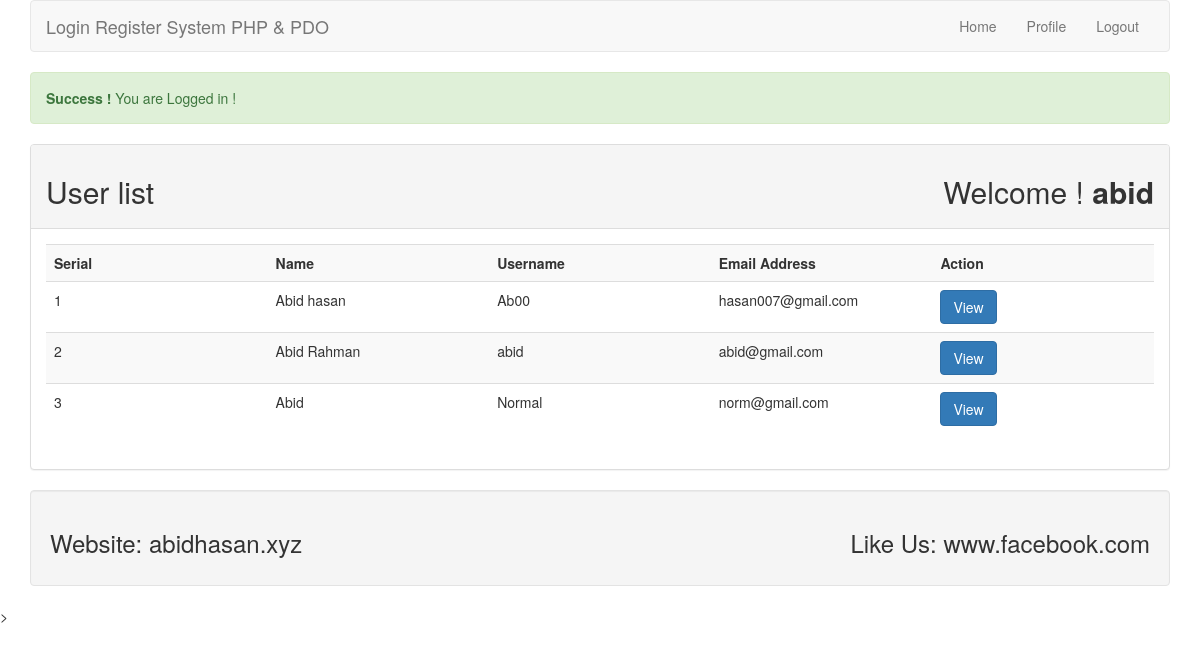
/ooplr/index.php (signed in), run on the app's committed database.
### tables this page shows
CREATE TABLE `tbl_user` (
  `id` int(11) NOT NULL,
  `name` varchar(255) NOT NULL,
  `username` varchar(255) NOT NULL,
  `email` varchar(255) NOT NULL,
  `password` varchar(255) NOT NULL
);

### ooplr/lib/Session.php (called while the page is built, shortened)
<?php
class Session {
    public static function get ($key){
    	if (isset($_SESSION[$key])) {
    		return $_SESSION[$key];
    	}else{
    		return false;
    	}
    }
}
?>

### ooplr/lib/User.php (called while the page is built, shortened)
<?php
	include_once 'Session.php';
	include 'Database.php';
class User{
	private $db;
	public function __construct(){
	     $this->db = new Database();
	}
     public function getUserData(){
        $sql = "SELECT * FROM tbl_user ORDER BY id DESC";
		$query = $this->db->pdo->prepare($sql);
		$query->execute();
		$result = $query->fetchAll();
		return $result;
     }
}
?>

### ooplr/lib/Database.php (called while the page is built)
<?php
class Database
{
	private $hostdb = "localhost";
	private $userdb = "root";
	private $passdb = "";
	private $namedb = "db_lr";
    public $pdo;
	public function __construct()
	{
		if (!isset($this->pdo)) {
			try{
				$link = new PDO("mysql:host=".$this->hostdb.";dbname=".$this->namedb, $this->userdb, $this->passdb);
				$link->setAttribute(PDO::ATTR_ERRMODE, PDO::ERRMODE_EXCEPTION);
				$link->exec("SET CHARACTER SET utf8");
				$this->pdo = $link;
			}catch(PDOException $e){
               die("Failed to connect with Database".$e->getMessage());
			}
		}
	}
}
?>

### ooplr/index.php (the view, shortened to what this page needs)
<?php
include 'lib/User.php';
include 'inc/header.php';
?>
<?php
$loginmsg = Session::get("loginmsg");
if (isset($loginmsg)) {
  echo $loginmsg;
}
?>
  	<div class="panel panel-default">
  		<div class="panel-heading">
  			<h2>User list<span class="pull-right">
  		        Welcome !
  				<strong><?php
          $name = Session::get("username");
          if (isset($name)) {
            echo $name;
          }
          ?>
          </strong>
  			</span></h2>
  		</div>
  		<div class="panel-body">
  			<table class="table table-striped">
  				<th width="20%">Serial</th>
  				<th width="20%">Name</th>
  				<th width="20%">Username</th>
  				<th width="20%">Email Address</th>
  				<th width="20%">Action</th>
<?php
    $user = new User();
    $userdata = $user->getUserData();
    if ($userdata) {
      $i = 0;
      foreach ($userdata as $sdata) {
        $i++;
?>
  				<tr>
  					<td><?php echo $i; ?></td>
  					<td><?php echo $sdata['name']; ?></td>
  					<td><?php echo $sdata['username']; ?></td>
  					<td><?php echo $sdata['email']; ?></td>
  					<td>
  						<a class="btn btn-primary" href="profile.php?id=<?php echo $sdata['id']; ?>">View</a>
  					</td>
  				</tr>
<?php } }else{ ?>
  <tr><td colspan="5"><h2>No user data found...</h2></td></tr>
<?php  }?>
  			</table>
  		</div>
  	</div>
<?php
include 'inc/footer.php';
?>

### data on the page
tbl_user: name "Abid hasan", username "Ab00", email "hasan007@gmail.com"
tbl_user: name "Abid Rahman", username "abid", email "abid@gmail.com"
tbl_user: name "Abid", username "Normal", email "norm@gmail.com"

### other printed values
$loginmsg "Success ! You are Logged in !"
$name "abid"
